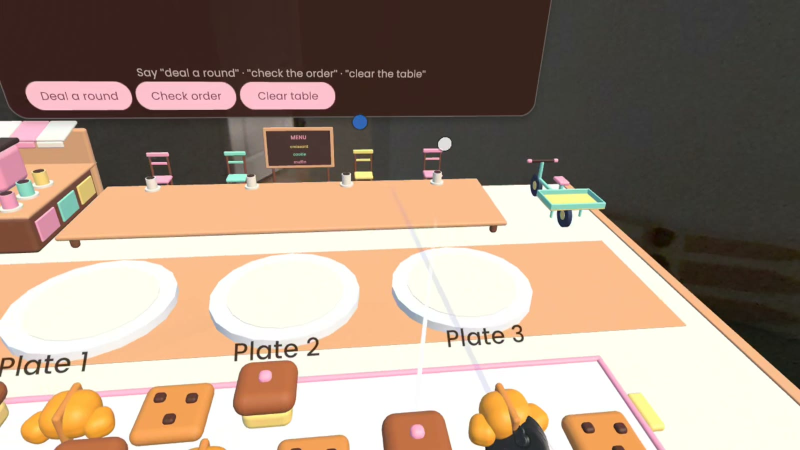
#> input picture site/dist/assets/cafe-plates-headset.jpg, 1600 x 900 px (shown at 1/2 size)
$ python -i art_tools.py   (imports and definitions only)
#> lines starting #> are read from the running program, lines starting #| are printed output that depends on the picture
"""Fit Higgsfield outputs to the app's art slots. Pure Pillow; no network."""
import sys

from PIL import Image


# [23 lines left out: functions fit_cover, seam_error, not called in this run]


def make_seamless(src, dst, band=64):
    """Wrap a panorama by crossfading its last `band` columns into its first ones, then restore the width.

    The result R (width w - band) starts with R[x] = lerp(px[w-band+x], px[x], x/band), so R[0] continues from
    R[-1] = px[w-band-1] and R[band-1] runs into px[band]: only neighbouring content is blended, never a mirror.
    """
    with Image.open(src) as im:
        img = im.convert('RGB')
    w, h = img.size
    px = img.load()
    out = Image.new('RGB', (w - band, h))
    opx = out.load()
    for x in range(w - band):
        for y in range(h):
            if x < band:
                t = x / band
                a, b = px[w - band + x, y], px[x, y]
                opx[x, y] = tuple(round(a[i] * (1 - t) + b[i] * t) for i in range(3))
            else:
                opx[x, y] = px[x, y]
    out.resize((w, h), Image.LANCZOS).save(dst, 'PNG')

def detail_map(src, dst, size=512, mean=0.92, spread=0.08):
    """A pale grey detail texture that tiles both ways: multiplies over a flat material colour without changing its hue
    or darkening it by more than `spread` (values span mean ± spread)."""
#> called with dst = 'out.png', size = 512, mean = 0.92, spread = 0.08
    with Image.open(src) as im:
#> im is the input picture: PIL image 1600x900 RGB; mean R, G, B 163, 143.1, 126.8
        grey = im.convert('L').resize((size, size), Image.LANCZOS)
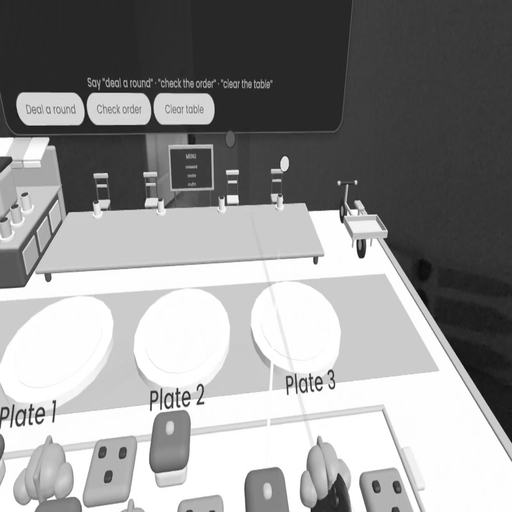
#> grey: PIL image 512x512 L; min 6, max 255, mean 147.2
    values = list(grey.getdata())
#> values = 262144 items
    centre = sum(values) / len(values)
#> centre = 147.2
    reach = max(1.0, max(abs(v - centre) for v in values))
#> reach = 141.2
    scaled = [max(0, min(255, round(255 * (mean + spread * (v - centre) / reach)))) for v in values]
#> scaled = 262144 items
    grey.putdata(scaled)
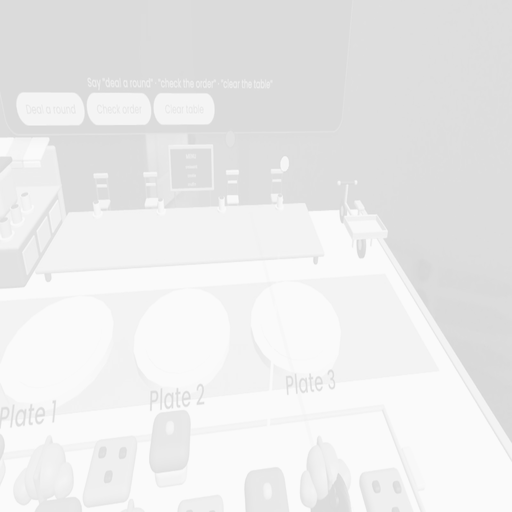
#> grey: PIL image 512x512 L; min 214, max 250, mean 234.6
    tmp = grey.convert('RGB')
    tmp.save(dst, 'PNG')
    make_seamless(dst, dst, band=max(8, size // 8))
#> in make_seamless, `out = Image.new('RGB', (w - band, h))`: out: PIL image 448x512 RGB; every value is 0
#> in make_seamless, `out.resize((w, h), Image.LANCZOS).save(dst, 'PNG')`:
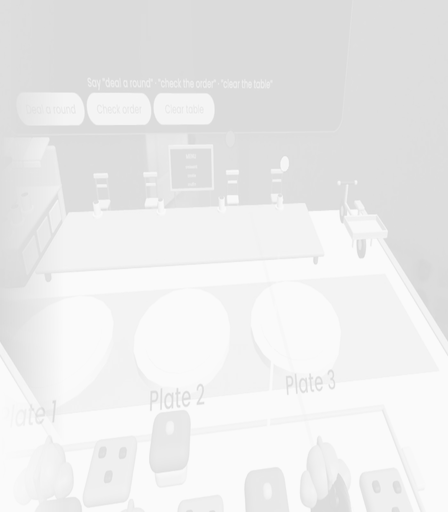
#> out: PIL image 448x512 RGB; min 214, max 250, mean 235.1
    with Image.open(dst) as im:
        turned = im.transpose(Image.Transpose.ROTATE_90)
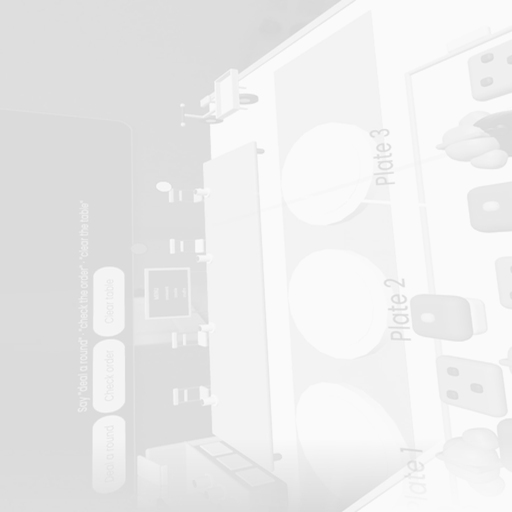
#> turned: PIL image 512x512 RGB; min 214, max 253, mean 235.1
    turned.save(dst, 'PNG')
    make_seamless(dst, dst, band=max(8, size // 8))
#> call 2 of make_seamless, with src = 'out.png', dst = 'out.png', band = 64
#> in make_seamless (call 2), `out.resize((w, h), Image.LANCZOS).save(dst, 'PNG')`:
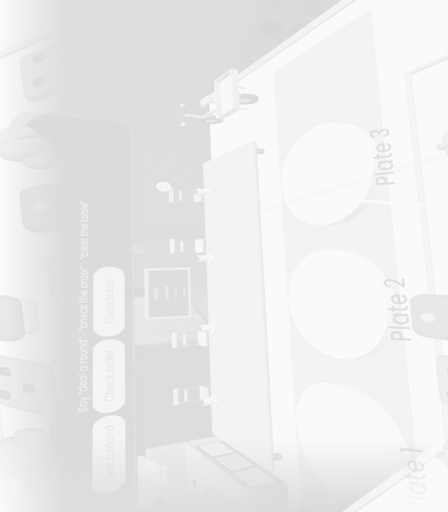
#> out: PIL image 448x512 RGB; min 214, max 253, mean 235.7
    with Image.open(dst) as im:
        im.transpose(Image.Transpose.ROTATE_270).convert('L').convert('RGB').save(dst, 'PNG')

# [21 lines left out: function tint_to_mean, not called in this run]

# [12 lines not run here, left out]

>>> result = detail_map('../site/dist/assets/cafe-plates-headset.jpg', 'out.png')

$ run again, on site/dist/assets/garden-sunflowers-headset.jpg
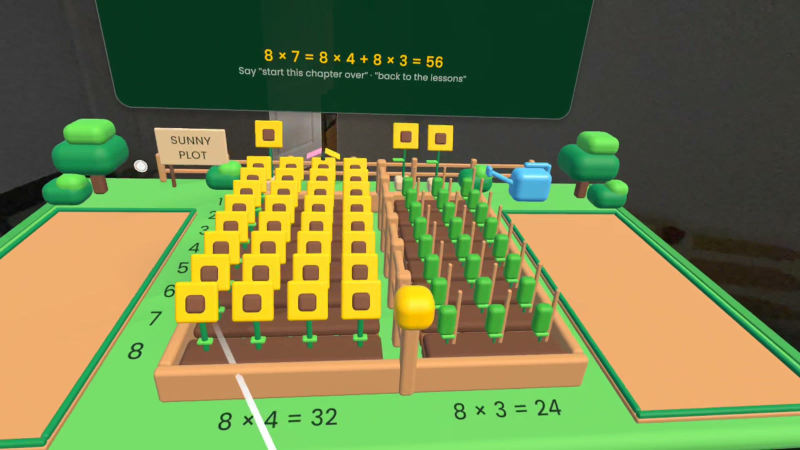
#> input picture site/dist/assets/garden-sunflowers-headset.jpg, 1600 x 900 px (shown at 1/2 size)
#> in detail_map, im is the input picture: PIL image 1600x900 RGB; mean R, G, B 115.6, 126.2, 72.3
#> in detail_map, `grey = im.convert('L').resize((size, size), Image.LANCZOS)`:
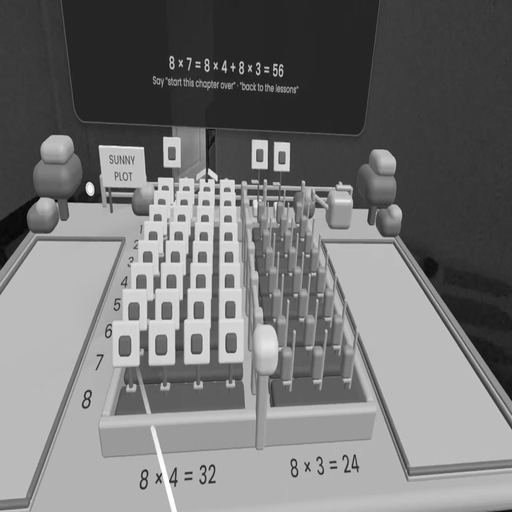
#> grey: PIL image 512x512 L; min 0, max 255, mean 116.9
#> values = 262144 items
#> centre = 116.9
#> reach = 138.1
#> scaled = 262144 items
#> in make_seamless (call 2), `out.resize((w, h), Image.LANCZOS).save(dst, 'PNG')`:
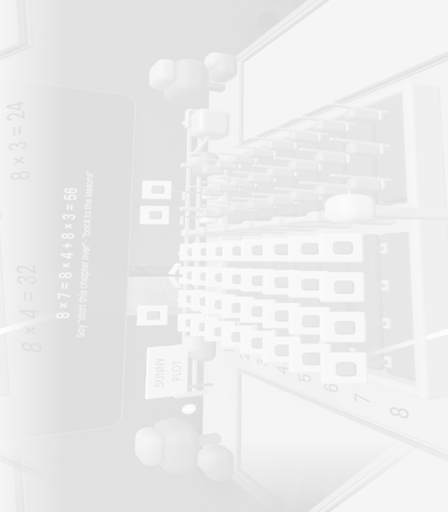
#> out: PIL image 448x512 RGB; min 218, max 255, mean 235.2

$ run again, on site/dist/assets/illustration-coming-soon.jpg
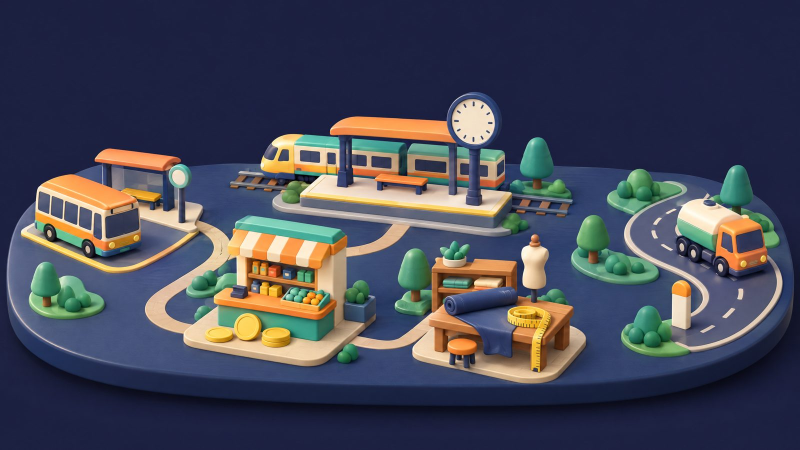
#> input picture site/dist/assets/illustration-coming-soon.jpg, 1600 x 900 px (shown at 1/2 size)
#> in detail_map, im is the input picture: PIL image 1600x900 RGB; mean R, G, B 69.2, 71.8, 86.1
#> in detail_map, `grey = im.convert('L').resize((size, size), Image.LANCZOS)`:
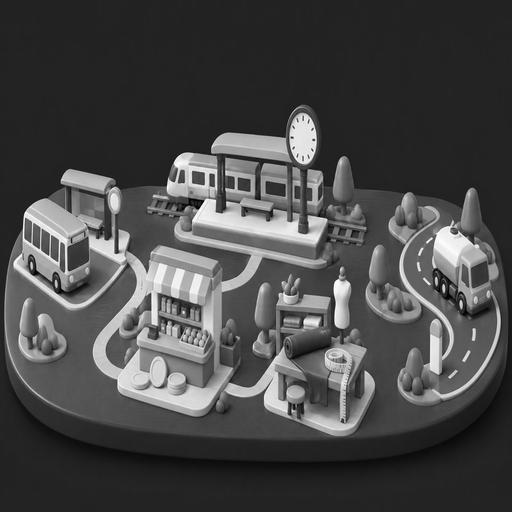
#> grey: PIL image 512x512 L; min 0, max 255, mean 72.6
#> values = 262144 items
#> centre = 72.61
#> reach = 182.4
#> scaled = 262144 items
#> in make_seamless, `out.resize((w, h), Image.LANCZOS).save(dst, 'PNG')`:
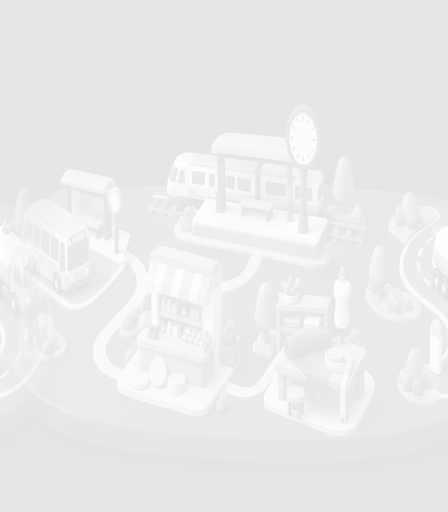
#> out: PIL image 448x512 RGB; min 226, max 255, mean 234.8
